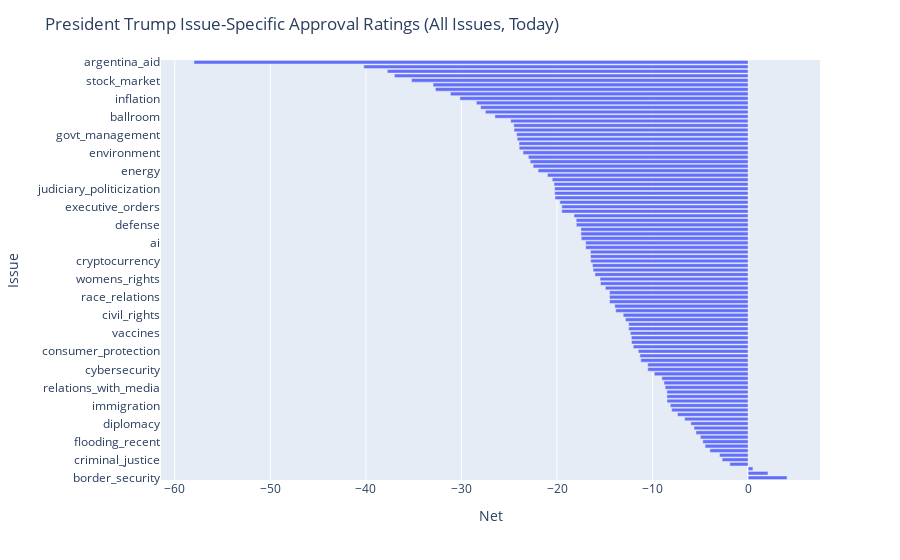

The notebook cell saved with this chart:
### Code cell
fig = px.bar(all_issues_approval, x='net', y='issue')
fig.update_layout(
    title='President Trump Issue-Specific Approval Ratings (All Issues, Today)',
    xaxis_title='Net',
    yaxis_title='Issue',
    legend_title='Legend',
)
fig.show()

### Figure 1 — Plotly figure (JSON) as saved in the notebook; plotly's stock layout.template omitted (floating-point values rounded to 4 significant figures)
{"data": [{"hovertemplate": "net=%{x}<br>issue=%{y}<extra></extra>", "legendgroup": "", "marker": {"color": "#636efa", "pattern": {"shape": ""}}, "name": "", "orientation": "h", "showlegend": false, "textposition": "auto", "type": "bar", "x": [4.072, 2.076, 0.5048, -1.918, -2.717, -2.998, -4.0, -4.501, -4.745, -5.0, -5.458, -5.667, -6.0, -6.639, -7.395, -8.0, -8.147, -8.492, -8.499, -8.501, -8.689, -8.81, -9.025, -9.813, -10.5, -10.5, -11.23, -11.33, -11.5, -12.02, -12.2, -12.23, -12.33, -12.5, -12.5, -12.83, -13.08, -13.86, -13.95, -14.5, -14.5, -14.51, -14.95, -15.46, -15.5, -16.03, -16.22, -16.29, -16.48, -16.5, -16.5, -17.0, -17.0, -17.47, -17.5, -17.5, -17.98, -18.0, -18.23, -19.5, -19.5, -19.71, -20.21, -20.25, -20.25, -20.32, -20.5, -21.0, -21.98, -22.5, -22.81, -23.0, -23.56, -23.96, -23.98, -24.17, -24.23, -24.5, -24.53, -24.85, -26.5, -27.5, -28.0, -28.44, -30.16, -31.16, -32.73, -32.97, -35.23, -37.02, -37.77, -40.23, -58.0], "xaxis": "x", "y": ["border_security", "national_security", "transgender", "crime", "criminal_justice", "law_enforcement", "workers_rights", "death_penalty", "flooding_recent", "voting_integrity", "guns", "military", "diplomacy", "civil_liberties", "israel", "school_safety", "immigration", "deportations", "dei", "charlie_kirk_death", "relations_with_media", "disaster_relief", "north_korea", "dc_takeover", "cybersecurity", "refugees", "israel_iran_conflict", "iran", "consumer_protection", "canada", "rule_of_law", "jobs", "vaccines", "nuclear_weapons", "foreign_aid", "federal_workforce", "civil_rights", "abortion", "free_speech", "social_security", "race_relations", "city_deployments", "foreign_policy", "middle_east", "womens_rights", "israel_palestine", "national_politics", "universities", "cryptocurrency", "unions", "childcare", "gas_prices", "ai", "climate_change", "cabinet", "doge", "defense", "lgbtq", "foreign_relations", "housing", "executive_orders", "trade_tariffs", "kilmar_abrego_garcia", "education", "judiciary_politicization", "economy", "political_violence", "latin_america", "energy", "jan_6_handling", "democracy", "china", "environment", "taxes", "inequality", "ukraine", "govt_management", "medicaire_medicaid", "russia", "govt_spending", "ballroom", "pardons", "mass_layoffs", "healthcare", "inflation", "epstein_files", "corruption", "agriculture", "stock_market", "unity", "national_debt", "govt_shutdown", "argentina_aid"], "yaxis": "y"}], "layout": {"barmode": "relative", "legend": {"title": {"text": "Legend"}, "tracegroupgap": 0}, "margin": {"t": 60}, "title": {"text": "President Trump Issue-Specific Approval Ratings (All Issues, Today)"}, "xaxis": {"anchor": "y", "domain": [0, 1], "title": {"text": "Net"}}, "yaxis": {"anchor": "x", "domain": [0, 1], "title": {"text": "Issue"}}}}
